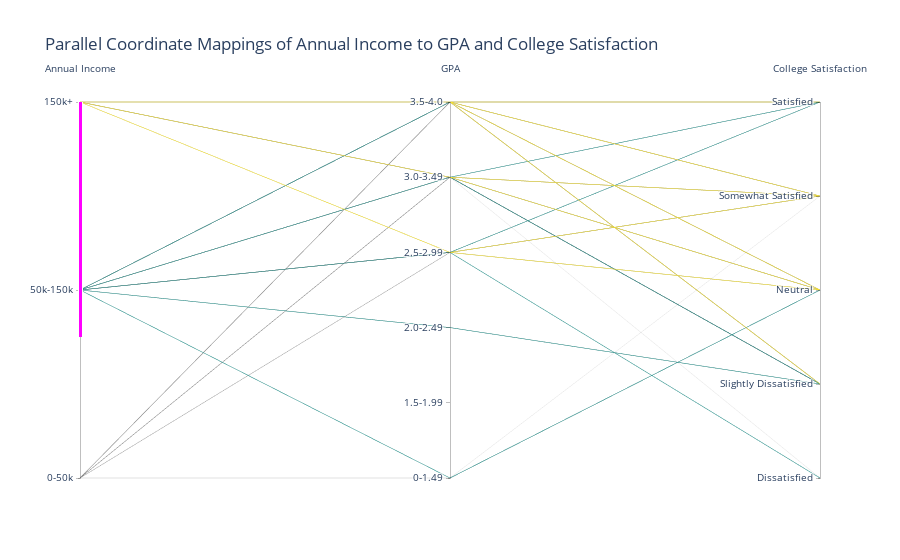

The code cell stored with this chart in its notebook:
### Code cell
# TODO: is it possible to make these lines a little thicker?
fig2 = go.Figure(data=
    go.Parcoords(
        line = dict(color = pqdf["AnnualIncome_Category"]),
        dimensions = list([
            dict(range = [0,2], 
                constraintrange = [1,2],
                tickvals = [0,1,2],   
                label = 'Annual Income', values = pqdf.loc[:, "AnnualIncome_Category"],
                ticktext = ['0-50k', '50k-150k', '150k+']),
            dict(range = [0,5],
                tickvals = [0,1,2,3,4,5],
                label = 'GPA', values = pqdf.loc[:, "GPA_Category"],
                ticktext= ["0-1.49", "1.5-1.99", "2.0-2.49", "2.5-2.99", "3.0-3.49", "3.5-4.0"]),
            dict(range = [1,5],
                tickvals = [1,2,3,4,5],
                label = 'College Satisfaction', values = pqdf.loc[:,"CurrentFeelCol"],
                ticktext = ['Dissatisfied', "Slightly Dissatisfied", "Neutral", "Somewhat Satisfied", "Satisfied"]),
        ])
    )
)
fig2.update_layout(
    title = "Parallel Coordinate Mappings of Annual Income to GPA and College Satisfaction"
)
fig2.show()

### Figure 1 — Plotly figure (JSON) as saved in the notebook; plotly's stock layout.template omitted (floating-point values rounded to 4 significant figures)
{"data": [{"dimensions": [{"constraintrange": [1, 2], "label": "Annual Income", "range": [0, 2], "ticktext": ["0-50k", "50k-150k", "150k+"], "tickvals": [0, 1, 2], "values": [0, 0, 1, 1, 1, 2, 0, 2, 0, 0, 0, 0, 2, 2, 0, 0, 0, 0, 0, 0, 2, 0, 0, 2, 0, 0, 0, 0, 1, 2, 2, 0, 0, 1, 0, 0, 0, 0, 0, 0, 1, 1, 0, 2, 1, 1, 1, 1, 0, 2, 0, 1, 1, 1, 0, 1, 1, 1, 1, 2, 0, 1, 2, 0, 0, 1, 2, 0, 0, 0, 2, 0, 2, 2, 2, 0, 2, 1, 2, 0, 0, 1, 2, 1, 2, 0, 1, 1, 0, 2, 1, 0, 2, 2, 1, 1, 0, 0, 0, 1, 2, 0, 1, 0, 0, 1]}, {"label": "GPA", "range": [0, 5], "ticktext": ["0-1.49", "1.5-1.99", "2.0-2.49", "2.5-2.99", "3.0-3.49", "3.5-4.0"], "tickvals": [0, 1, 2, 3, 4, 5], "values": [4, 4, 5, 5, 0, 5, 5, 5, 5, 5, 3, 5, 5, 5, 4, 5, 5, 4, 4, 4, 4, 5, 5, 5, 5, 4, 4, 5, 4, 5, 5, 0, 5, 5, 5, 4, 5, 5, 4, 5, 2, 5, 5, 4, 3, 4, 5, 5, 5, 3, 4, 4, 4, 5, 3, 4, 5, 5, 3, 3, 5, 4, 4, 5, 5, 4, 4, 4, 4, 5, 5, 5, 5, 4, 5, 5, 5, 2, 5, 5, 5, 3, 5, 5, 4, 5, 3, 5, 4, 5, 4, 5, 4, 5, 5, 4, 4, 4, 4, 3, 5, 0, 4, 5, 3, 4]}, {"label": "College Satisfaction", "range": [1, 5], "ticktext": ["Dissatisfied", "Slightly Dissatisfied", "Neutral", "Somewhat Satisfied", "Satisfied"], "tickvals": [1, 2, 3, 4, 5], "values": [3, 4, 3, 3, 3, 4, 5, 4, 4, 3, 3, 3, 4, 3, 3, 3, 2, 3, 4, 4, 4, 3, 3, 4, 4, 3, 1, 4, 2, 4, 3, 4, 4, 3, 3, 2, 4, 3, 4, 4, 2, 4, 4, 4, 1, 5, 5, 4, 3, 3, 3, 4, 2, 4, 4, 2, 5, 2, 3, 4, 3, 3, 3, 4, 4, 4, 4, 5, 3, 3, 4, 4, 4, 4, 3, 3, 3, 2, 2, 3, 5, 4, 4, 3, 4, 4, 4, 4, 4, 4, 4, 4, 3, 4, 2, 4, 3, 2, 3, 5, 5, 3, 3, 5, 5, 4]}], "line": {"color": [0, 0, 1, 1, 1, 2, 0, 2, 0, 0, 0, 0, 2, 2, 0, 0, 0, 0, 0, 0, 2, 0, 0, 2, 0, 0, 0, 0, 1, 2, 2, 0, 0, 1, 0, 0, 0, 0, 0, 0, 1, 1, 0, 2, 1, 1, 1, 1, 0, 2, 0, 1, 1, 1, 0, 1, 1, 1, 1, 2, 0, 1, 2, 0, 0, 1, 2, 0, 0, 0, 2, 0, 2, 2, 2, 0, 2, 1, 2, 0, 0, 1, 2, 1, 2, 0, 1, 1, 0, 2, 1, 0, 2, 2, 1, 1, 0, 0, 0, 1, 2, 0, 1, 0, 0, 1]}, "type": "parcoords"}], "layout": {"title": {"text": "Parallel Coordinate Mappings of Annual Income to GPA and College Satisfaction"}}}
